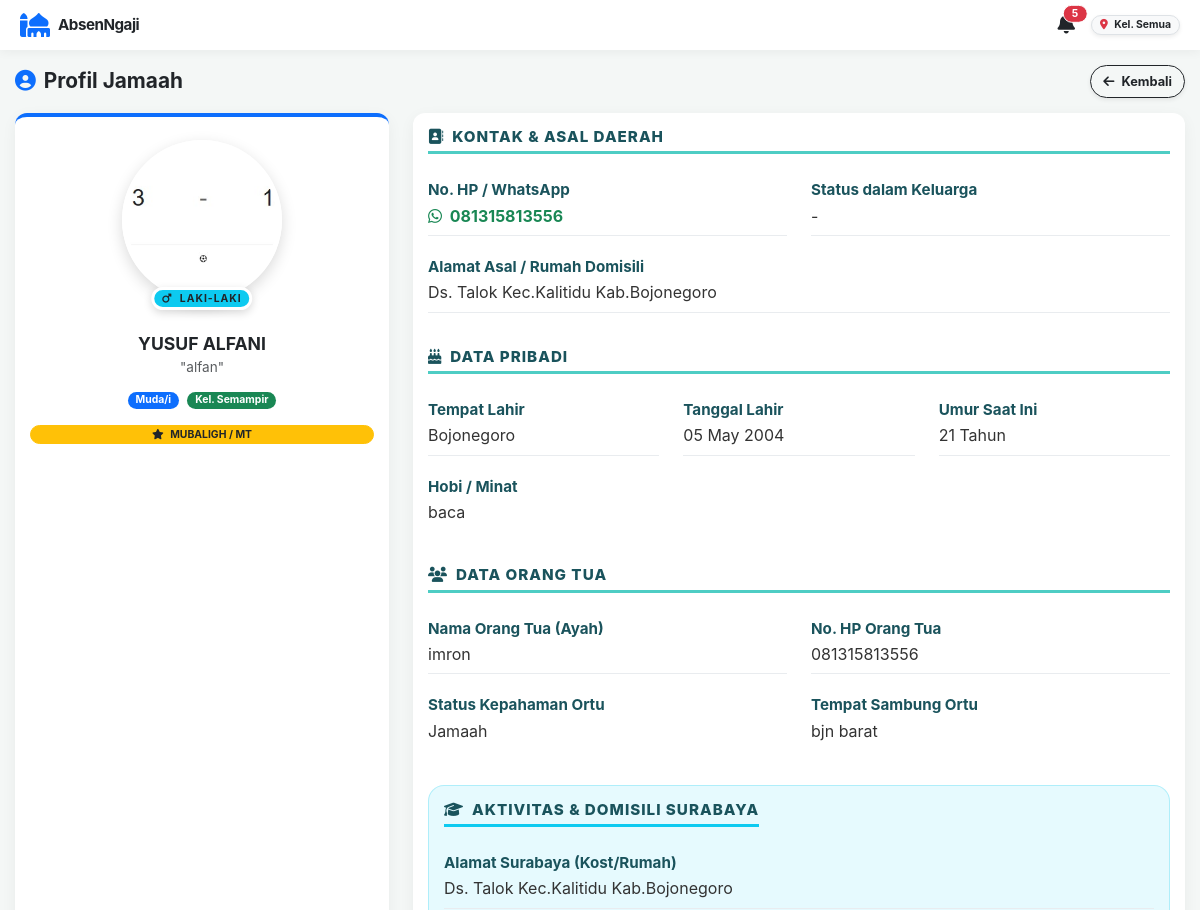
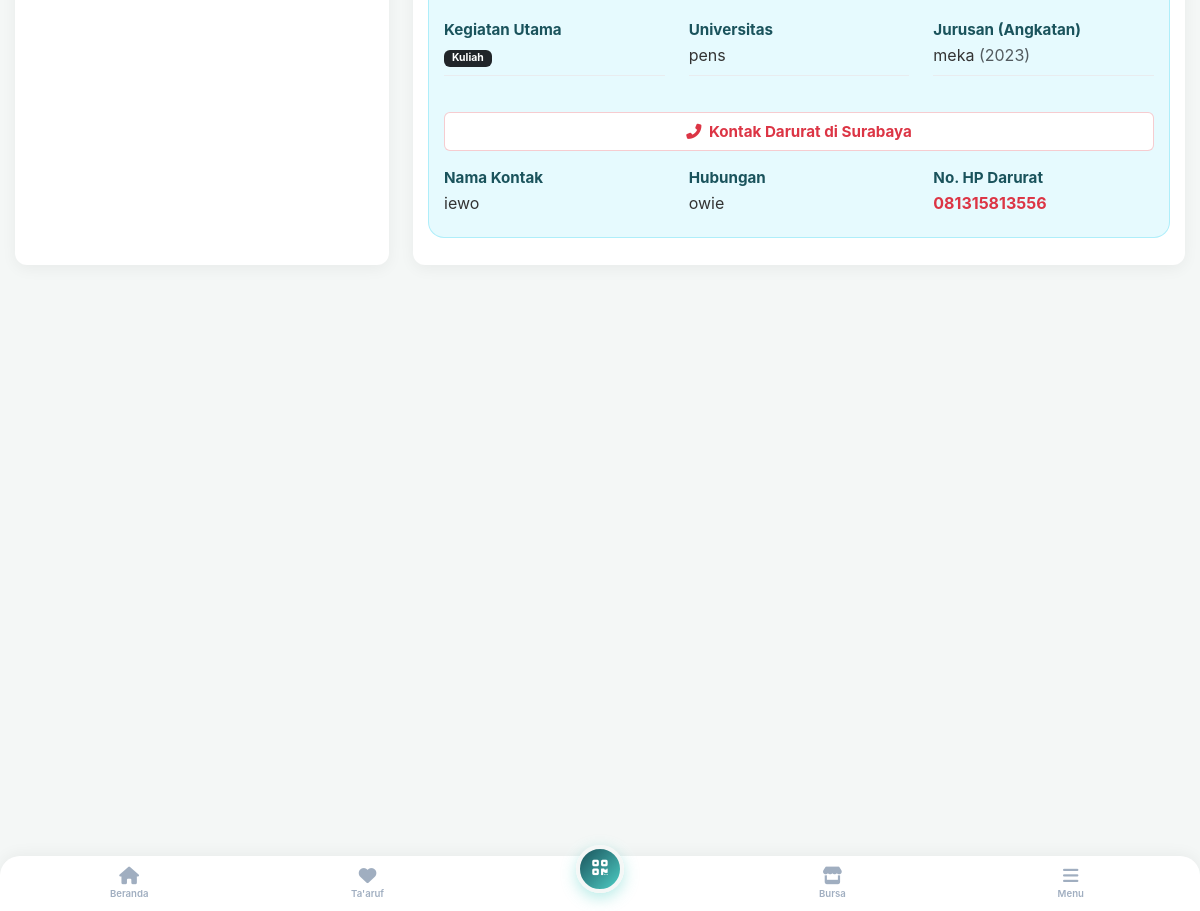
The page /aplikasi_absensi/detail_jamaah.php?id=42 (signed in) on the database its author committed (2 pictures, top to bottom).
### tables this page shows
CREATE TABLE `biodata_jamaah` (
  `id_biodata` int(11) NOT NULL,
  `id_user` int(11) DEFAULT NULL,
  `jenjang` enum('Umum','Muda/i','Remaja','Pra Remaja','Caberawit') NOT NULL,
  `nama_lengkap` varchar(150) NOT NULL,
  `nama_panggilan` varchar(50) DEFAULT NULL,
  `jenis_kelamin` enum('L','P') DEFAULT NULL,
  `status_pernikahan` enum('Belum Menikah','Menikah','Pernah Menikah') DEFAULT NULL,
  `is_siap_nikah` tinyint(1) DEFAULT 0,
  `target_menikah` varchar(50) DEFAULT NULL,
  `kriteria_idaman` text DEFAULT NULL,
  `id_kepala_keluarga` int(11) DEFAULT NULL,
  `status_keluarga` enum('Kepala Keluarga','Istri','Anak','Lainnya') DEFAULT NULL,
  `no_hp` varchar(20) DEFAULT NULL,
  `alamat_asal` text DEFAULT NULL,
  `foto` varchar(255) DEFAULT NULL,
  `tempat_lahir` varchar(100) DEFAULT NULL,
  `tanggal_lahir` date DEFAULT NULL,
  `alamat_surabaya` text DEFAULT NULL,
  `nama_ortu` varchar(150) DEFAULT NULL,
  `hp_ortu` varchar(20) DEFAULT NULL,
  `status_ortu` enum('Jamaah','Belum') DEFAULT NULL,
  `tempat_sambung_ortu` varchar(150) DEFAULT NULL,
  `darurat_nama` varchar(150) DEFAULT NULL,
  `darurat_hubungan` varchar(50) DEFAULT NULL,
  `darurat_hp` varchar(20) DEFAULT NULL,
  `status_mubaligh` enum('MT','Non MT') DEFAULT NULL,
  `kegiatan_surabaya` enum('Bekerja','Kuliah','Lainnya') DEFAULT NULL,
  `tempat_kerja` varchar(150) DEFAULT NULL,
  `alamat_kerja` text DEFAULT NULL,
  `universitas` varchar(150) DEFAULT NULL,
  `jurusan` varchar(100) DEFAULT NULL,
  `angkatan` varchar(10) DEFAULT NULL,
  `hobi` varchar(255) DEFAULT NULL,
  `created_at` timestamp NOT NULL DEFAULT current_timestamp()
);

CREATE TABLE `users` (
  `id_user` int(11) NOT NULL,
  `username` varchar(50) NOT NULL,
  `password` varchar(255) DEFAULT NULL,
  `nama_lengkap` varchar(100) NOT NULL,
  `jabatan` varchar(50) DEFAULT NULL,
  `level` varchar(50) DEFAULT 'karyawan',
  `created_at` timestamp NOT NULL DEFAULT current_timestamp(),
  `kelompok` enum('Semampir','Keputih','Praja','Semua') DEFAULT 'Semua',
  `tgl_buat_akun` datetime NOT NULL DEFAULT current_timestamp(),
  `tgl_daftar` datetime DEFAULT current_timestamp()
);

### aplikasi_absensi/detail_jamaah.php (the view, shortened to what this page needs)
<?php
include 'koneksi.php';
$id_detail = mysqli_real_escape_string($conn, $_GET['id']);
$query = mysqli_query($conn, "
    SELECT b.*, u.kelompok, u.username, u.level,
    (SELECT nama_lengkap FROM biodata_jamaah WHERE id_user = b.id_kepala_keluarga) as nama_kk
    FROM biodata_jamaah b
    JOIN users u ON b.id_user = u.id_user
    WHERE u.id_user = '$id_detail'
");
$d = mysqli_fetch_assoc($query);
$jenjang = $d['jenjang'];
$show_kelahiran = in_array($jenjang, ['Muda/i', 'Remaja', 'Pra Remaja', 'Caberawit']);
$show_ortu      = in_array($jenjang, ['Muda/i', 'Remaja', 'Pra Remaja', 'Caberawit']);
$show_hobi      = in_array($jenjang, ['Muda/i', 'Remaja', 'Pra Remaja', 'Caberawit']);
$show_mudai     = ($jenjang == 'Muda/i');
$show_mubaligh  = in_array($jenjang, ['Umum', 'Muda/i']);
$umur = '-';
if (!empty($d['tanggal_lahir']) && $d['tanggal_lahir'] != '0000-00-00') {
    $umur = (new DateTime($d['tanggal_lahir']))->diff(new DateTime('today'))->y . ' Tahun';
}
$foto_profil = (!empty($d['foto']) && file_exists('uploads/'.$d['foto'])) ? 'uploads/'.$d['foto'] : 'https://placehold.co/400x400?text=No+Foto';
$bg_gender   = ($d['jenis_kelamin'] == 'L') ? 'bg-info text-dark' : 'bg-danger text-white';
$icon_gender = ($d['jenis_kelamin'] == 'L') ? 'fa-mars' : 'fa-venus';
$text_gender = ($d['jenis_kelamin'] == 'L') ? 'LAKI-LAKI' : 'PEREMPUAN';
?>
<!DOCTYPE html>
<html lang="id">
<head>
    <link href="https://cdn.jsdelivr.net/npm/bootstrap@5.3.0/dist/css/bootstrap.min.css" rel="stylesheet">
    <link rel="stylesheet" href="https://cdnjs.cloudflare.com/ajax/libs/font-awesome/6.4.0/css/all.min.css">
</head>
<body>
<?php include 'sidebar.php'; ?>
<div class="main-content">
    <div class="d-flex justify-content-between align-items-center mb-4">
        <h3 class="fw-bold text-dark mb-0"><i class="fa fa-user-circle text-primary me-2"></i>Profil Jamaah</h3>
        <button onclick="history.back()" class="btn btn-outline-dark fw-bold rounded-pill px-4 shadow-sm"><i class="fa fa-arrow-left me-1"></i> Kembali</button>
    </div>
    <div class="row g-4">
        <div class="col-lg-4">
            <div class="card card-custom bg-white text-center p-4 h-100 border-top border-4 border-primary">
                <div class="profile-container mt-2">
                    <div class="profile-img-wrapper" data-bs-toggle="modal" data-bs-target="#modalZoomFoto">
                        <img src="<?= $foto_profil; ?>" class="profile-img" alt="Foto Profil">
                    </div>
                    <span class="badge rounded-pill gender-badge <?= $bg_gender; ?>">
                        <i class="fa <?= $icon_gender; ?> me-1"></i> <?= $text_gender; ?>
                    </span>
                </div>
                <h4 class="fw-bold text-dark mb-1 mt-2"><?= strtoupper($d['nama_lengkap']); ?></h4>
                <p class="text-muted mb-4 font-italic">"<?= $d['nama_panggilan']; ?>"</p>
                <div class="d-flex justify-content-center gap-2 mb-3">
                    <span class="badge bg-primary px-3 py-2 rounded-pill fs-6"><?= $d['jenjang']; ?></span>
                    <span class="badge bg-success px-3 py-2 rounded-pill fs-6">Kel. <?= $d['kelompok']; ?></span>
                </div>
                <?php if($show_mubaligh && $d['status_mubaligh'] == 'MT'): ?>
                    <span class="badge bg-warning text-dark border border-warning px-3 py-2 w-100 rounded-pill mb-2 fw-bold"><i class="fa fa-star me-1"></i> MUBALIGH / MT</span>
                <?php endif; ?>
            </div>
        </div>
        <div class="col-lg-8">
            <div class="card card-custom bg-white p-4 p-md-5 h-100">
                <h5 class="section-title"><i class="fa fa-address-book me-2"></i>Kontak & Asal Daerah</h5>
                <div class="row">
                    <div class="col-md-6">
                        <span class="info-label">No. HP / WhatsApp</span>
                        <div class="info-value">
                            <a href="https://wa.me/<?= preg_replace('/[^0-9]/', '', $d['no_hp']); ?>" target="_blank" class="text-decoration-none text-success fw-bold">
                                <i class="fab fa-whatsapp me-1"></i> <?= $d['no_hp'] ?: '-'; ?>
                            </a>
                        </div>
                    </div>
                    <div class="col-md-6">
                        <span class="info-label">Status dalam Keluarga</span>
                        <div class="info-value">
                            <?= $d['status_keluarga'] ?: '-'; ?>
                        </div>
                    </div>
                    <div class="col-12">
                        <span class="info-label">Alamat Asal / Rumah Domisili</span>
                        <div class="info-value"><?= $d['alamat_asal'] ?: '-'; ?></div>
                    </div>
                </div>
                <?php if($show_kelahiran): ?>
                <h5 class="section-title"><i class="fa fa-birthday-cake me-2"></i>Data Pribadi</h5>
                <div class="row">
                    <div class="col-md-4">
                        <span class="info-label">Tempat Lahir</span>
                        <div class="info-value"><?= $d['tempat_lahir'] ?: '-'; ?></div>
                    </div>
                    <div class="col-md-4">
                        <span class="info-label">Tanggal Lahir</span>
                        <div class="info-value">
                            <?= ($d['tanggal_lahir'] && $d['tanggal_lahir'] != '0000-00-00') ? date('d M Y', strtotime($d['tanggal_lahir'])) : '-'; ?>
                        </div>
                    </div>
                    <div class="col-md-4">
                        <span class="info-label">Umur Saat Ini</span>
                        <div class="info-value"><?= $umur; ?></div>
                    </div>
                    <?php if($show_hobi): ?>
                    <div class="col-12">
                        <span class="info-label">Hobi / Minat</span>
                        <div class="info-value border-0"><?= $d['hobi'] ?: '-'; ?></div>
                    </div>
                    <?php endif; ?>
                </div>
                <?php endif; ?>
                <?php if($show_ortu): ?>
                <h5 class="section-title"><i class="fa fa-users me-2"></i>Data Orang Tua</h5>
                <div class="row">
                    <div class="col-md-6">
                        <span class="info-label">Nama Orang Tua (Ayah)</span>
                        <div class="info-value"><?= $d['nama_ortu'] ?: '-'; ?></div>
                    </div>
                    <div class="col-md-6">
                        <span class="info-label">No. HP Orang Tua</span>
                        <div class="info-value"><?= $d['hp_ortu'] ?: '-'; ?></div>
                    </div>
                    <div class="col-md-6">
                        <span class="info-label">Status Kepahaman Ortu</span>
                        <div class="info-value border-0"><?= $d['status_ortu'] ?: '-'; ?></div>
                    </div>
                    <?php if($jenjang == 'Muda/i'): ?>
                    <div class="col-md-6">
                        <span class="info-label">Tempat Sambung Ortu</span>
                        <div class="info-value border-0"><?= $d['tempat_sambung_ortu'] ?: '-'; ?></div>
                    </div>
                    <?php endif; ?>
                </div>
                <?php endif; ?>
                <?php if($show_mudai): ?>
                <div class="p-4 bg-info bg-opacity-10 rounded-4 border border-info border-opacity-25">
                    <h5 class="section-title border-info"><i class="fa fa-graduation-cap me-2"></i>Aktivitas & Domisili Surabaya</h5>
                    <div class="row">
                        <div class="col-12">
                            <span class="info-label">Alamat Surabaya (Kost/Rumah)</span>
                            <div class="info-value"><?= $d['alamat_surabaya'] ?: '-'; ?></div>
                        </div>
                        <div class="col-md-4">
                            <span class="info-label">Kegiatan Utama</span>
                            <div class="info-value"><span class="badge bg-dark px-3 py-2"><?= $d['kegiatan_surabaya'] ?: 'Belum diatur'; ?></span></div>
                        </div>
                        <?php if($d['kegiatan_surabaya'] == 'Kuliah'): ?>
                            <div class="col-md-4"><span class="info-label">Universitas</span><div class="info-value"><?= $d['universitas'] ?: '-'; ?></div></div>
                            <div class="col-md-4"><span class="info-label">Jurusan (Angkatan)</span><div class="info-value"><?= $d['jurusan'] ?: '-'; ?> <span class="text-muted">(<?= $d['angkatan']; ?>)</span></div></div>
                        <?php endif; ?>
                        <div class="col-12 mt-3">
                            <span class="info-label text-danger mb-3 bg-white p-2 rounded text-center border border-danger border-opacity-25"><i class="fa fa-phone-alt me-1"></i> Kontak Darurat di Surabaya</span>
                            <div class="row">
                                <div class="col-md-4"><span class="info-label">Nama Kontak</span><div class="info-value border-0 mb-0"><?= $d['darurat_nama'] ?: '-'; ?></div></div>
                                <div class="col-md-4"><span class="info-label">Hubungan</span><div class="info-value border-0 mb-0"><?= $d['darurat_hubungan'] ?: '-'; ?></div></div>
                                <div class="col-md-4"><span class="info-label">No. HP Darurat</span><div class="info-value border-0 mb-0 text-danger fw-bold"><?= $d['darurat_hp'] ?: '-'; ?></div></div>
                            </div>
                        </div>
                    </div>
                </div>
                <?php endif; ?>
            </div>
        </div>
    </div>
</div>
</body>
</html>

### aplikasi_absensi/sidebar.php (shortened to what this page needs)
<?php
$current_page = basename($_SERVER['PHP_SELF']);
$lvl_sidebar = isset($_SESSION['level']) ? $_SESSION['level'] : 'karyawan';
$id_user_sidebar = isset($_SESSION['id_user']) ? $_SESSION['id_user'] : 0;
$q_utama = mysqli_query($conn, "
    SELECT u.level, u.kelompok, b.jenjang, b.status_pernikahan, b.foto, b.tempat_lahir, b.no_hp, b.alamat_surabaya
    FROM users u
    LEFT JOIN biodata_jamaah b ON u.id_user = b.id_user
    WHERE u.id_user = '$id_user_sidebar'
");
$d_utama = mysqli_fetch_assoc($q_utama);
$jml_notif = 0;
if(isset($conn)) {
    $q_notif = mysqli_query($conn, "SELECT COUNT(*) as total FROM notifikasi WHERE id_user = '$id_user_sidebar' AND is_read = 0");
    if($q_notif) {
        $notif_data = mysqli_fetch_assoc($q_notif);
        $jml_notif = $notif_data['total'];
    }
}
$akses_semua_pengurus = ['superadmin', 'admin_desa', 'admin', 'keimaman_desa', 'keimaman', 'ketua_mudai_desa', 'admin_mudai_desa', 'ketua_mudai', 'admin_mudai', 'admin_remaja', 'admin_praremaja', 'admin_caberawit'];
?>
<link rel="stylesheet" href="style_mobile.css">
<div class="app-topbar">
    <div class="d-flex align-items-center">
        <i class="fa fa-mosque fs-4 text-primary me-2"></i>
        <h5 class="fw-bold text-dark mb-0" style="letter-spacing: -0.5px;">AbsenNgaji</h5>
    </div>
    <div class="d-flex align-items-center gap-3">
        <a href="notifikasi.php" class="text-dark text-decoration-none position-relative">
            <i class="fa fa-bell fs-5"></i>
            <?php if($jml_notif > 0): ?>
                <span class="position-absolute top-0 start-100 translate-middle badge rounded-pill bg-danger border border-white" style="font-size: 0.6rem; padding: 3px 5px;">
                    <?= $jml_notif; ?>
                </span>
            <?php endif; ?>
        </a>
        <span class="badge bg-light text-dark border shadow-sm px-3 py-2 rounded-pill">
            <i class="fa fa-map-marker-alt text-danger me-1"></i> Kel. <?= $d_utama['kelompok']; ?>
        </span>
    </div>
</div>
<div class="app-bottom-nav">
    <a href="dashboard.php" class="nav-item <?= ($current_page == 'dashboard.php') ? 'active' : ''; ?>">
        <i class="fa fa-home"></i><span>Beranda</span>
    </a>
    <a href="bursa_taaruf.php" class="nav-item <?= ($current_page == 'bursa_taaruf.php' || $current_page == 'pantau_taaruf.php') ? 'active text-danger' : ''; ?>">
        <i class="fa fa-heart"></i><span>Ta'aruf</span>
    </a>
    <?php if(in_array($lvl_sidebar, $akses_semua_pengurus)): ?>
        <a href="scan.php" class="nav-item nav-fab"><i class="fa fa-qrcode"></i></a>
    <?php else: ?>
        <a href="isi_biodata.php" class="nav-item nav-fab <?= ($current_page == 'isi_biodata.php') ? 'shadow-lg' : ''; ?>">
            <i class="fa fa-user"></i>
        </a>
    <?php endif; ?>
    <a href="bursa_usaha.php" class="nav-item <?= ($current_page == 'bursa_usaha.php') ? 'active' : ''; ?>">
        <i class="fa fa-store"></i><span>Bursa</span>
    </a>
    <a href="#offcanvasMenu" data-bs-toggle="offcanvas" class="nav-item">
        <i class="fa fa-bars"></i><span>Menu</span>
    </a>
</div>

### rows shown on the page
biodata_jamaah: id_user.kelompok "Semua"
biodata_jamaah: foto (picture), jenis_kelamin "LAKI-LAKI", nama_lengkap "YUSUF ALFANI", nama_panggilan "alfan", jenjang "Muda/i", id_user.kelompok "Semampir", no_hp "081315813556", status_keluarga "-", alamat_asal "Ds. Talok Kec.Kalitidu Kab.Bojonegoro", tempat_lahir "Bojonegoro", tanggal_lahir "05 May 2004", tanggal_lahir "21 Tahun", hobi "baca", nama_ortu "imron", hp_ortu "081315813556", status_ortu "Jamaah", tempat_sambung_ortu "bjn barat", alamat_surabaya "Ds. Talok Kec.Kalitidu Kab.Bojonegoro", kegiatan_surabaya "Kuliah", universitas "pens", jurusan "meka", angkatan "2023", darurat_nama "iewo", darurat_hubungan "owie", darurat_hp "081315813556"

### other values the page prints
$jml_notif "5"
